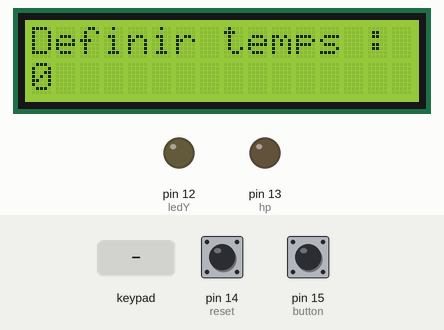
A sketch run on a simulated Arduino Uno, built with avr-gcc and run on an emulated ATmega328P. On the bench: 16×2 character LCD, output pins drawn as LEDs (lit = HIGH). Dashed ring = blinking. Inputs (shaded band) come from the test bench; at power-on: pin 15 (button) HIGH, pin 14 (reset) HIGH. Random numbers use the default seed unless the sketch sets one.

Above: at 0.8 s.
0.9 s: keypad keys 1 1 1 0 9 8 * pressed 0.4 s apart
At 3.7 s:
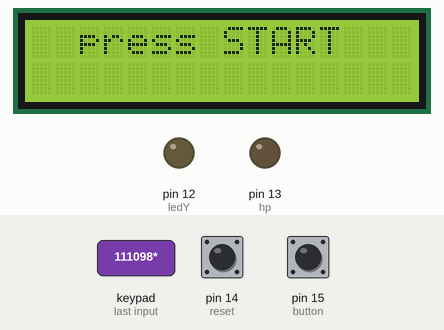
5.2 s: pin 15 (button) pulled LOW for 0.15 s
At 5.9 s:
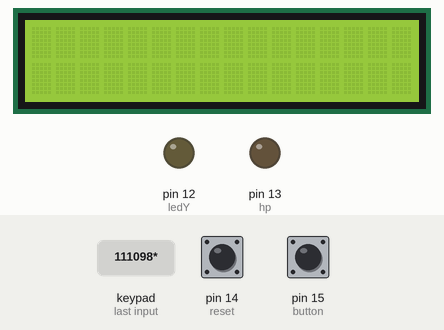
8.2 s: key '1' pressed
11.2 s: keypad keys 1 1 1 0 9 8 pressed 0.4 s apart
At 14.27 s:
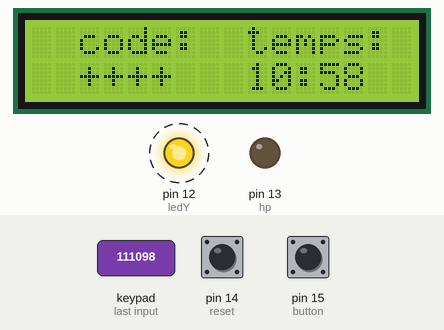
15.1 s: key '2' pressed
At 15.91 s:
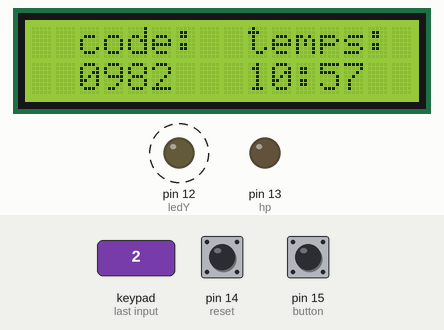
17.4 s: keypad keys 1 1 1 0 9 8 # pressed 0.4 s apart
At 20.7 s:
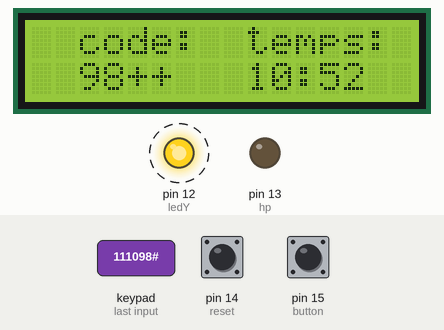
Timing chart, 0 to 22.7 s (numbered marks = the images above; inputs shaded):
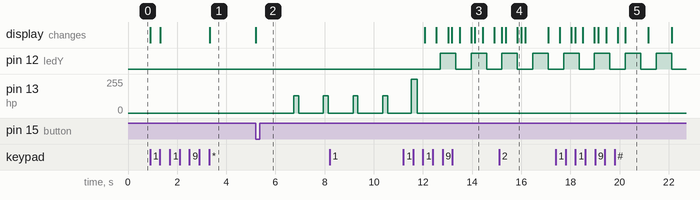

Measured:
- after the input at 0.9 s, the display: first changes at once (image 1 shows a later state)
- after the input at 5.2 s, pin 13 (hp): 0/255 → 129/255 after 1.5 s, → 0/255 0.20 s later, → 128/255 1.0 s later, → 0/255 0.20 s later; the display: changes at once (image 2)
- by itself, pin 12 (ledY): alternates HIGH for 0.63 s and LOW for 0.63 s

The sketch:

c4.ino
```cpp
#include <LiquidCrystal.h>
#include <ShiftLCD.h>
#include <Keypad.h>

ShiftLCD lcd(2, 4, 3);

int hp = 13;
int ledY = 12;
int button = 15;
int reset = 14;

const byte ROWS = 4;
const byte COLS = 3;
char hexaKeys[ROWS][COLS] = {
  {'1','2','3'},
  {'4','5','6'},
  {'7','8','9'},
  {'*','0','#'}
};
byte rowPins[ROWS] = {11, 10, 9, 8};
byte colPins[COLS] = {7, 6, 5};
Keypad customKeypad = Keypad( makeKeymap(hexaKeys), rowPins, colPins, ROWS, COLS);

int   timer = 0;
char  code[5];
char  j_code[5];

void play_sound(int x, int y, int d1, int d2)
{
  for(int j=0;j<x;j++)
  {
    for(int i=0;i<=y;i++)
    {
      digitalWrite(hp,HIGH);
      delay(d1);
      digitalWrite(hp,LOW);
      delay(d1);
    }
    delay(d2);
  }
}

void aff_time(int t)
{
     lcd.print("   ");
     lcd.print(t / 600);
     lcd.print(t / 60 % 10);
     lcd.print(':');
     lcd.print(t % 60 / 10);
     lcd.print(t % 10);
}

void gen_code()
{
    int c = random(0, 10000);

    code[0] = (char)(c/1000+'0');
    code[1] = (char)(c/100%10+'0');
    code[2] = (char)(c/10%10+'0');
    code[3] = (char)(c%10+'0');
    code[4] = '\0';
}

void  reset_jcode(char c)
{
    j_code[0] = c;
    j_code[1] = c;
    j_code[2] = c;
    j_code[3] = c;
    j_code[4] = '\0';
}

int  verif_code(int tmps)
{
  if(code[0] == j_code[0]
    && code[1] == j_code[1]
    && code[2] == j_code[2]
    && code[3] == j_code[3])
    {
      digitalWrite(ledY, HIGH);
      lcd.clear();
      lcd.setCursor(0, 0);
      lcd.print("Bombe desamorcee");
      lcd.setCursor(0, 1);
      aff_time(tmps);
      delay(10000);
      lcd.clear();
      digitalWrite(ledY, LOW);
      return(1);
    }
  return(0);
}

int  sup_inf()
{
  int c_k = (code[0]-'0')*1000 + (code[1]-'0')*100 + (code[2]-'0')*10 + (code[3]-'0');
  int c_j = (j_code[0]-'0')*1000 + (j_code[1]-'0')*100 + (j_code[2]-'0')*10 + (j_code[3]-'0');

  if(c_k > c_j)
    return(1);
  else
    return(0);
}

int  perdu()
{
  lcd.clear();
  lcd.setCursor(6, 0);
  lcd.print("BOOM");
  lcd.setCursor(6, 1);
  lcd.print(code);
  play_sound(10, 100, 1, 1);
  lcd.clear();
  return(0);
}

int  partie_reset()
{
  digitalWrite(ledY, LOW);
  lcd.clear();
  lcd.setCursor(0, 0);
  lcd.print("partie RESET ...");
  delay(10000);
  lcd.clear();
  return(-1);
}

int  compteur()
{
  char  carac;
  int   nb_carac = 0;
  long  depart = millis();
  long  depart_led = millis();
  long  depart_hp = millis();
  long  depart_reset;
  int   led = 0;
  int   bip = 0;
  int   tmps = timer;
  int   can_reset = 0;

  while(tmps >= 0)
  {
    //affichage
    tmps = timer - (unsigned long)(millis() - depart) / 1000;
    lcd.clear();
    lcd.setCursor(0, 0);
    lcd.print("  code:  temps:");
    lcd.setCursor(2, 1);
    lcd.print(j_code);
    //reset
    if(digitalRead(reset) == LOW && can_reset == 0)
    {
      can_reset = 1;
      depart_reset = millis();
    }
    if(digitalRead(reset) == HIGH)
      can_reset = 0;
    if(can_reset == 1 && (unsigned long)(millis() - depart_reset)/1000 > 5)
      return(partie_reset());
    //alarme
    if(tmps >= 0)
      aff_time(tmps);
    if(tmps <= 15)
    {
      digitalWrite(ledY, LOW);
      if((unsigned long)(millis() - depart_hp) >= 5)
      {
        if(bip == 0)
        {
          digitalWrite(hp,HIGH);
          bip = 1;
        }
        else
        {
          digitalWrite(hp,LOW);
          bip = 0;
        }
        depart_hp = millis();
      }
    }
    else
    {
      if((unsigned long)(millis() - depart_led) >= 500)
      {
        if(led == 0)
        {
          digitalWrite(ledY, HIGH);
          led = 1;
        }
        else
        {
          digitalWrite(ledY, LOW);
          led = 0;
        }
        depart_led = millis();
      }
    }
    //keypad
    carac = customKeypad.getKey();
    if(nb_carac < 4 && carac)
    {
      if(carac != '*' && carac != '#')
      {
        j_code[nb_carac] = carac;
        nb_carac++;
      }
    }
    else if (nb_carac >= 4)
    {
      if(verif_code(tmps) == 1)
          return(1);
      else
      {
        if(sup_inf() == 1)
          reset_jcode('+');
        else
          reset_jcode('-');
      }
      nb_carac = 0;
    }
    delay(150);
  }
  return(perdu());
}

int  def_tmps()
{
  char  c;
  char  t[3] = {0, 0};
  int   nb_c = 0;
  int   temps = 0;
  int   fin = 1;

  lcd.clear();
  lcd.setCursor(0, 0);
  lcd.print("Definir temps :");
  while(fin == 1)
  {
    lcd.setCursor(0, 1);
    lcd.print(temps);
    c = customKeypad.getKey();
    if(c)
    {
      if(c == '#' && nb_c > 0)
      {
        t[nb_c-1] = '0';
        nb_c--;
      }
      if(c >= '0' && c <= '9' && nb_c < 2)
      {
        if(!(c == '0' && nb_c == 0))
        {
          t[nb_c] = c;
          nb_c++;
        }
      }
      lcd.clear();
      lcd.setCursor(0, 0);
      lcd.print("Definir temps :");
      if(nb_c == 2)
        temps = (t[0]-'0')*10 + (t[1]-'0');
      else if(nb_c == 1)
        temps = (t[0]-'0');
      else
        temps = 0;
      if(c == '*' && temps >= 5 && temps <= 60)
        fin = 0;
    }
  }
  lcd.clear();
  timer = temps * 60;
}

void depart()
{
  for(int i = 0; i < 4; i++)
  {
    play_sound(1, 100, 1, 1);
    delay(1000);
  }
  play_sound(1, 0, 250, 50);
}

void setup()
{
  Serial.begin(9600);
  pinMode(button, INPUT_PULLUP);
  pinMode(reset, INPUT_PULLUP);
  pinMode(hp, OUTPUT);
  pinMode(ledY, OUTPUT);
  timer = 300;
  lcd.begin(16, 2);
  randomSeed(analogRead(0));
  def_tmps();
}

void loop()
{
  lcd.setCursor(0, 0);
  lcd.print("  press START");
  reset_jcode('*');
  if(digitalRead(button) == LOW)
  {
    lcd.clear();
    delay(1500);
    //define code
    gen_code();
    depart();
    compteur();
  }
}
```
